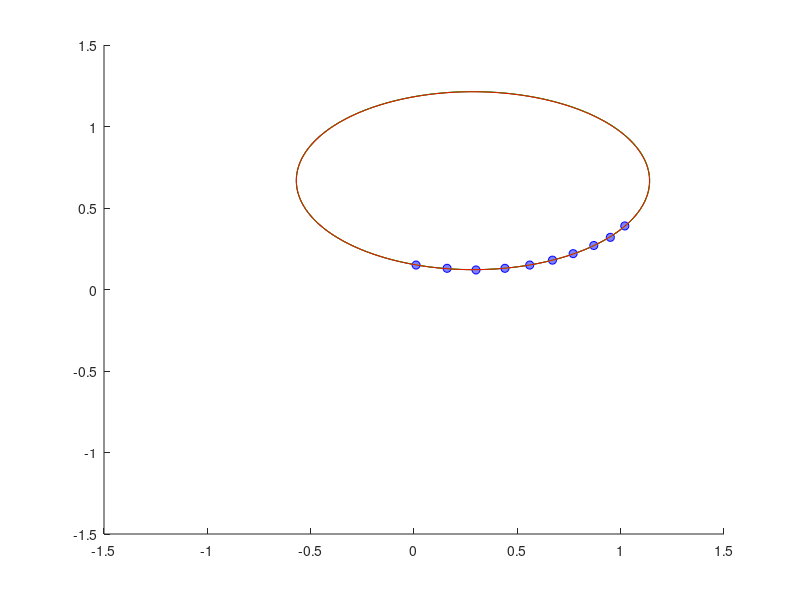

Recreate this plot in MATLAB.
function moler_5_12

%Il programma interpola un'orbita data con una curva di livello di una
%forma quadratica ottenuta tramite soluzione di un sistema lineare e
%restituisce un grafico con le posizioni date, l'orbita calcolata e le due
%orbite perturbate come spiegato nel corpo.

%Variabili a 
xmin=-1.5;
deltax=0.01;
xmax=1.5;

ymin=-1.5;
deltay=0.01;
ymax=1.5;

x=[1.02 .95 .87 .77 .67 .56 .44 .30 .16 .01]';
y=[0.39 .32 .27 .22 .18 .15 .13 .12 .13 .15]';

%Decido di fissare f==1 e risolvere il sistema A*cf=(ones(10,1).*-1)

A=[(x.^2),(x.*y),(y.^2),x,y];
b=ones(10,1).*-1;

cf=A\b;

%Direttamente dalla traccia

[X,Y]=meshgrid(xmin:deltax:xmax,ymin:deltay:ymax);
Z=cf(1)*X.^2 +cf(2)*X.*Y + cf(3)*Y.^2 + cf(4)*X + cf(5)*Y + 1;

hold on

contour(X,Y,Z,[0 0],'k');

plot(x,y,'ob','MarkerFaceColor',[0.5 0.5 1]);

% Domanda B

%Perturbazioni "omogenee" (identico p per ogni parametro)

p=rand()*0.001-0.0005;

A_p=[((x+p).^2),((x+p).*(y+p)),((y+p).^2),x+p,y+p];

cf=A_p\(b+p);

Z=cf(1)*X.^2 +cf(2)*X.*Y + cf(3)*Y.^2 + cf(4)*X + cf(5)*Y + 1+p;

contour(X,Y,Z,[0 0],'g');

%Perturbazioni "caotiche" (p varia per ogni parametro)

p=rand(7,1)'.*0.001-0.0005;

A_pc=[((x+p(1)).^2),((x+p(2)).*(y+p(3))),((y+p(4)).^2),x+p(5),y+p(6)];

cf=A_pc\(b+p(7));

Z=cf(1)*X.^2 +cf(2)*X.*Y + cf(3)*Y.^2 + cf(4)*X + cf(5)*Y + 1+p(7);

contour(X,Y,Z,[0 0],'r');






